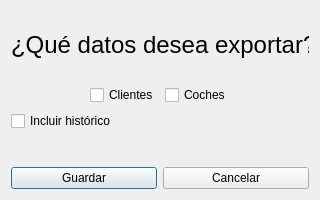
<?xml version="1.0" encoding="UTF-8"?>
<ui version="4.0">
 <class>dialogoTipoExportacion</class>
 <widget class="QDialog" name="dialogoTipoExportacion">
  <property name="geometry">
   <rect>
    <x>0</x>
    <y>0</y>
    <width>320</width>
    <height>200</height>
   </rect>
  </property>
  <property name="minimumSize">
   <size>
    <width>320</width>
    <height>200</height>
   </size>
  </property>
  <property name="maximumSize">
   <size>
    <width>320</width>
    <height>200</height>
   </size>
  </property>
  <property name="windowTitle">
   <string>Dialog</string>
  </property>
  <layout class="QVBoxLayout" name="verticalLayout">
   <item>
    <widget class="QLabel" name="label">
     <property name="font">
      <font>
       <pointsize>18</pointsize>
      </font>
     </property>
     <property name="text">
      <string>¿Qué datos desea exportar?</string>
     </property>
    </widget>
   </item>
   <item>
    <layout class="QHBoxLayout" name="horizontalLayout_2">
     <item>
      <spacer name="horizontalSpacer">
       <property name="orientation">
        <enum>Qt::Horizontal</enum>
       </property>
       <property name="sizeHint" stdset="0">
        <size>
         <width>40</width>
         <height>20</height>
        </size>
       </property>
      </spacer>
     </item>
     <item>
      <widget class="QCheckBox" name="checkboxClientes">
       <property name="text">
        <string>Clientes</string>
       </property>
      </widget>
     </item>
     <item>
      <widget class="QCheckBox" name="checkboxCoches">
       <property name="text">
        <string>Coches</string>
       </property>
      </widget>
     </item>
     <item>
      <spacer name="horizontalSpacer_2">
       <property name="orientation">
        <enum>Qt::Horizontal</enum>
       </property>
       <property name="sizeHint" stdset="0">
        <size>
         <width>40</width>
         <height>20</height>
        </size>
       </property>
      </spacer>
     </item>
    </layout>
   </item>
   <item>
    <widget class="QCheckBox" name="checkboxIncluirHistorico">
     <property name="text">
      <string>Incluir histórico</string>
     </property>
    </widget>
   </item>
   <item>
    <layout class="QHBoxLayout" name="horizontalLayout">
     <property name="topMargin">
      <number>30</number>
     </property>
     <item>
      <widget class="QPushButton" name="buttonGuardar">
       <property name="text">
        <string>Guardar</string>
       </property>
      </widget>
     </item>
     <item>
      <widget class="QPushButton" name="buttonCancelar">
       <property name="text">
        <string>Cancelar</string>
       </property>
      </widget>
     </item>
    </layout>
   </item>
  </layout>
 </widget>
 <resources/>
 <connections/>
</ui>
